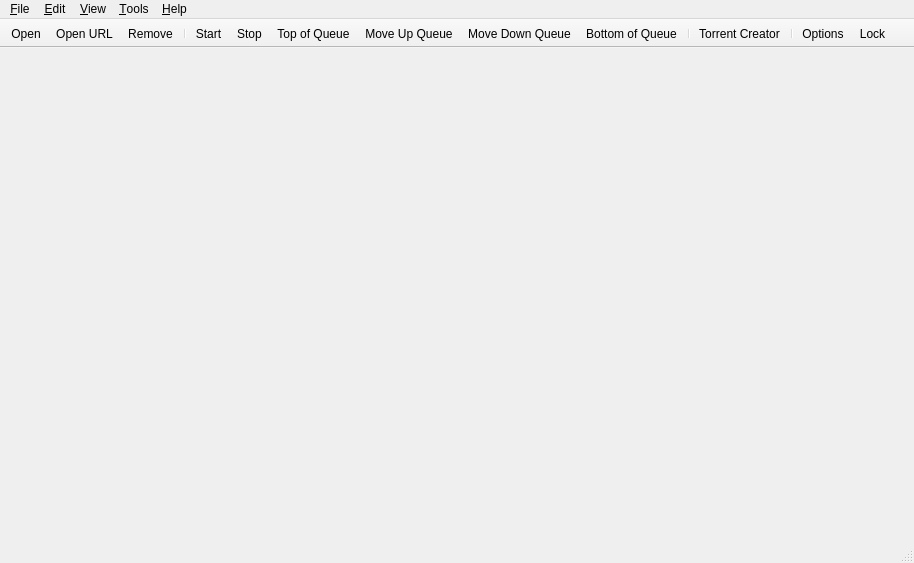
<?xml version="1.0" encoding="UTF-8"?>
<ui version="4.0">
 <class>MainWindow</class>
 <widget class="QMainWindow" name="MainWindow">
  <property name="geometry">
   <rect>
    <x>0</x>
    <y>0</y>
    <width>914</width>
    <height>563</height>
   </rect>
  </property>
  <property name="contextMenuPolicy">
   <enum>Qt::ContextMenuPolicy::CustomContextMenu</enum>
  </property>
  <widget class="QWidget" name="centralWidget">
   <layout class="QVBoxLayout" name="centralWidgetLayout">
    <property name="leftMargin">
     <number>7</number>
    </property>
    <property name="topMargin">
     <number>3</number>
    </property>
    <property name="rightMargin">
     <number>5</number>
    </property>
    <property name="bottomMargin">
     <number>0</number>
    </property>
   </layout>
  </widget>
  <widget class="QMenuBar" name="menubar">
   <property name="geometry">
    <rect>
     <x>0</x>
     <y>0</y>
     <width>914</width>
     <height>22</height>
    </rect>
   </property>
   <widget class="QMenu" name="menuEdit">
    <property name="title">
     <string>&amp;Edit</string>
    </property>
    <addaction name="actionStart"/>
    <addaction name="actionStop"/>
    <addaction name="separator"/>
    <addaction name="actionDelete"/>
    <addaction name="actionTopQueuePos"/>
    <addaction name="actionIncreaseQueuePos"/>
    <addaction name="actionDecreaseQueuePos"/>
    <addaction name="actionBottomQueuePos"/>
    <addaction name="separator"/>
    <addaction name="actionPauseSession"/>
    <addaction name="actionResumeSession"/>
   </widget>
   <widget class="QMenu" name="menuHelp">
    <property name="title">
     <string>&amp;Help</string>
    </property>
    <addaction name="actionDocumentation"/>
    <addaction name="actionCheckForUpdates"/>
    <addaction name="separator"/>
    <addaction name="actionDonateMoney"/>
    <addaction name="actionAbout"/>
   </widget>
   <widget class="QMenu" name="menuOptions">
    <property name="title">
     <string>&amp;Tools</string>
    </property>
    <widget class="QMenu" name="menuAutoShutdownOnDownloadsCompletion">
     <property name="title">
      <string>On Downloads &amp;Done</string>
     </property>
     <addaction name="actionAutoShutdownDisabled"/>
     <addaction name="actionAutoExit"/>
     <addaction name="actionAutoSuspend"/>
     <addaction name="actionAutoHibernate"/>
     <addaction name="actionAutoReboot"/>
     <addaction name="actionAutoShutdown"/>
    </widget>
    <addaction name="actionCreateTorrent"/>
    <addaction name="separator"/>
    <addaction name="actionManageCookies"/>
    <addaction name="actionOptions"/>
    <addaction name="separator"/>
    <addaction name="menuAutoShutdownOnDownloadsCompletion"/>
   </widget>
   <widget class="QMenu" name="menuFile">
    <property name="title">
     <string>&amp;File</string>
    </property>
    <addaction name="actionOpen"/>
    <addaction name="actionDownloadFromURL"/>
    <addaction name="actionCloseWindow"/>
    <addaction name="separator"/>
    <addaction name="actionExit"/>
   </widget>
   <widget class="QMenu" name="menuView">
    <property name="title">
     <string>&amp;View</string>
    </property>
    <widget class="QMenu" name="menuLog">
     <property name="title">
      <string>&amp;Log</string>
     </property>
     <addaction name="actionExecutionLogs"/>
     <addaction name="separator"/>
     <addaction name="actionNormalMessages"/>
     <addaction name="actionInformationMessages"/>
     <addaction name="actionWarningMessages"/>
     <addaction name="actionCriticalMessages"/>
    </widget>
    <addaction name="separator"/>
    <addaction name="actionTopToolBar"/>
    <addaction name="actionShowStatusbar"/>
    <addaction name="actionShowFiltersSidebar"/>
    <addaction name="actionSpeedInTitleBar"/>
    <addaction name="separator"/>
    <addaction name="actionSearchWidget"/>
    <addaction name="actionRSSReader"/>
    <addaction name="menuLog"/>
    <addaction name="separator"/>
    <addaction name="actionStatistics"/>
    <addaction name="separator"/>
    <addaction name="actionLock"/>
   </widget>
   <addaction name="menuFile"/>
   <addaction name="menuEdit"/>
   <addaction name="menuView"/>
   <addaction name="menuOptions"/>
   <addaction name="menuHelp"/>
  </widget>
  <widget class="QToolBar" name="toolBar">
   <property name="movable">
    <bool>false</bool>
   </property>
   <property name="orientation">
    <enum>Qt::Orientation::Horizontal</enum>
   </property>
   <property name="toolButtonStyle">
    <enum>Qt::ToolButtonStyle::ToolButtonFollowStyle</enum>
   </property>
   <property name="floatable">
    <bool>false</bool>
   </property>
   <attribute name="toolBarArea">
    <enum>TopToolBarArea</enum>
   </attribute>
   <attribute name="toolBarBreak">
    <bool>false</bool>
   </attribute>
   <addaction name="actionOpen"/>
   <addaction name="actionDownloadFromURL"/>
   <addaction name="actionDelete"/>
   <addaction name="separator"/>
   <addaction name="actionStart"/>
   <addaction name="actionStop"/>
   <addaction name="actionTopQueuePos"/>
   <addaction name="actionIncreaseQueuePos"/>
   <addaction name="actionDecreaseQueuePos"/>
   <addaction name="actionBottomQueuePos"/>
   <addaction name="separator"/>
   <addaction name="actionCreateTorrent"/>
   <addaction name="separator"/>
   <addaction name="actionOptions"/>
   <addaction name="actionLock"/>
  </widget>
  <widget class="QStatusBar" name="statusBar"/>
  <action name="actionOpen">
   <property name="text">
    <string>&amp;Add Torrent File...</string>
   </property>
   <property name="iconText">
    <string>Open</string>
   </property>
  </action>
  <action name="actionExit">
   <property name="text">
    <string>E&amp;xit</string>
   </property>
  </action>
  <action name="actionOptions">
   <property name="text">
    <string>&amp;Options...</string>
   </property>
  </action>
  <action name="actionAbout">
   <property name="text">
    <string>&amp;About</string>
   </property>
  </action>
  <action name="actionStart">
   <property name="text">
    <string>Sta&amp;rt</string>
   </property>
  </action>
  <action name="actionStop">
   <property name="text">
    <string>Sto&amp;p</string>
   </property>
  </action>
  <action name="actionResumeSession">
   <property name="text">
    <string>R&amp;esume Session</string>
   </property>
  </action>
  <action name="actionPauseSession">
   <property name="text">
    <string>Pau&amp;se Session</string>
   </property>
  </action>
  <action name="actionDelete">
   <property name="text">
    <string>&amp;Remove</string>
   </property>
  </action>
  <action name="actionDownloadFromURL">
   <property name="text">
    <string>Add Torrent &amp;Link...</string>
   </property>
   <property name="iconText">
    <string>Open URL</string>
   </property>
  </action>
  <action name="actionCreateTorrent">
   <property name="text">
    <string>Torrent &amp;Creator</string>
   </property>
  </action>
  <action name="actionDocumentation">
   <property name="text">
    <string>&amp;Documentation</string>
   </property>
  </action>
  <action name="actionSetGlobalSpeedLimits">
   <property name="text">
    <string>Set Global Speed Limits...</string>
   </property>
  </action>
  <action name="actionBottomQueuePos">
   <property name="text">
    <string>Bottom of Queue</string>
   </property>
   <property name="toolTip">
    <string>Move to the bottom of the queue</string>
   </property>
   <property name="visible">
    <bool>true</bool>
   </property>
  </action>
  <action name="actionTopQueuePos">
   <property name="text">
    <string>Top of Queue</string>
   </property>
   <property name="toolTip">
    <string>Move to the top of the queue</string>
   </property>
   <property name="visible">
    <bool>true</bool>
   </property>
  </action>
  <action name="actionDecreaseQueuePos">
   <property name="text">
    <string>Move Down Queue</string>
   </property>
   <property name="toolTip">
    <string>Move down in the queue</string>
   </property>
   <property name="visible">
    <bool>true</bool>
   </property>
  </action>
  <action name="actionIncreaseQueuePos">
   <property name="text">
    <string>Move Up Queue</string>
   </property>
   <property name="toolTip">
    <string>Move up in the queue</string>
   </property>
   <property name="visible">
    <bool>true</bool>
   </property>
  </action>
  <action name="actionUseAlternativeSpeedLimits">
   <property name="checkable">
    <bool>true</bool>
   </property>
   <property name="text">
    <string>Alternative Speed Limits</string>
   </property>
   <property name="toolTip">
    <string>Alternative Speed Limits</string>
   </property>
  </action>
  <action name="actionTopToolBar">
   <property name="checkable">
    <bool>true</bool>
   </property>
   <property name="text">
    <string>&amp;Top Toolbar</string>
   </property>
   <property name="toolTip">
    <string>Display Top Toolbar</string>
   </property>
  </action>
  <action name="actionShowStatusbar">
   <property name="checkable">
    <bool>true</bool>
   </property>
   <property name="text">
    <string>Status &amp;Bar</string>
   </property>
  </action>
  <action name="actionShowFiltersSidebar">
   <property name="checkable">
    <bool>true</bool>
   </property>
   <property name="text">
    <string>Filters Sidebar</string>
   </property>
  </action>
  <action name="actionSpeedInTitleBar">
   <property name="checkable">
    <bool>true</bool>
   </property>
   <property name="text">
    <string>S&amp;peed in Title Bar</string>
   </property>
   <property name="toolTip">
    <string>Show Transfer Speed in Title Bar</string>
   </property>
  </action>
  <action name="actionRSSReader">
   <property name="checkable">
    <bool>true</bool>
   </property>
   <property name="text">
    <string>&amp;RSS Reader</string>
   </property>
  </action>
  <action name="actionSearchWidget">
   <property name="checkable">
    <bool>true</bool>
   </property>
   <property name="text">
    <string>Search &amp;Engine</string>
   </property>
  </action>
  <action name="actionLock">
   <property name="text">
    <string>L&amp;ock qButtorrent</string>
   </property>
   <property name="iconText">
    <string>Lock</string>
   </property>
   <property name="shortcut">
    <string notr="true">Ctrl+L</string>
   </property>
  </action>
  <action name="actionDonateMoney">
   <property name="text">
    <string>Do&amp;nate!</string>
   </property>
   <property name="toolTip">
    <string>If you like qButtorrent, please donate!</string>
   </property>
  </action>
  <action name="actionAutoExit">
   <property name="checkable">
    <bool>true</bool>
   </property>
   <property name="text">
    <string>&amp;Exit qButtorrent</string>
   </property>
  </action>
  <action name="actionAutoSuspend">
   <property name="checkable">
    <bool>true</bool>
   </property>
   <property name="text">
    <string>&amp;Suspend System</string>
   </property>
  </action>
  <action name="actionAutoHibernate">
   <property name="checkable">
    <bool>true</bool>
   </property>
   <property name="text">
    <string>&amp;Hibernate System</string>
   </property>
  </action>
  <action name="actionAutoShutdown">
   <property name="checkable">
    <bool>true</bool>
   </property>
   <property name="text">
    <string>Sh&amp;utdown System</string>
   </property>
  </action>
  <action name="actionAutoReboot">
   <property name="checkable">
    <bool>true</bool>
   </property>
   <property name="text">
    <string>&amp;Reboot System</string>
   </property>
  </action>
  <action name="actionAutoShutdownDisabled">
   <property name="checkable">
    <bool>true</bool>
   </property>
   <property name="text">
    <string>&amp;Do nothing</string>
   </property>
  </action>
  <action name="actionToggleVisibility">
   <property name="text">
    <string>Show</string>
   </property>
  </action>
  <action name="actionMinimize">
   <property name="text">
    <string notr="true">Minimize</string>
   </property>
  </action>
  <action name="actionStatistics">
   <property name="text">
    <string>&amp;Statistics</string>
   </property>
  </action>
  <action name="actionCheckForUpdates">
   <property name="text">
    <string>Check for Updates</string>
   </property>
   <property name="toolTip">
    <string>Check for Program Updates</string>
   </property>
  </action>
  <action name="actionManageCookies">
   <property name="text">
    <string>Manage Cookies...</string>
   </property>
   <property name="toolTip">
    <string>Manage stored network cookies</string>
   </property>
  </action>
  <action name="actionExecutionLogs">
   <property name="checkable">
    <bool>true</bool>
   </property>
   <property name="text">
    <string>Show</string>
   </property>
  </action>
  <action name="actionNormalMessages">
   <property name="checkable">
    <bool>true</bool>
   </property>
   <property name="text">
    <string>Normal Messages</string>
   </property>
  </action>
  <action name="actionInformationMessages">
   <property name="checkable">
    <bool>true</bool>
   </property>
   <property name="text">
    <string>Information Messages</string>
   </property>
  </action>
  <action name="actionWarningMessages">
   <property name="checkable">
    <bool>true</bool>
   </property>
   <property name="text">
    <string>Warning Messages</string>
   </property>
  </action>
  <action name="actionCriticalMessages">
   <property name="checkable">
    <bool>true</bool>
   </property>
   <property name="text">
    <string>Critical Messages</string>
   </property>
  </action>
  <action name="actionCloseWindow">
   <property name="text">
    <string>Close Window</string>
   </property>
  </action>
 </widget>
 <resources/>
 <connections/>
</ui>
